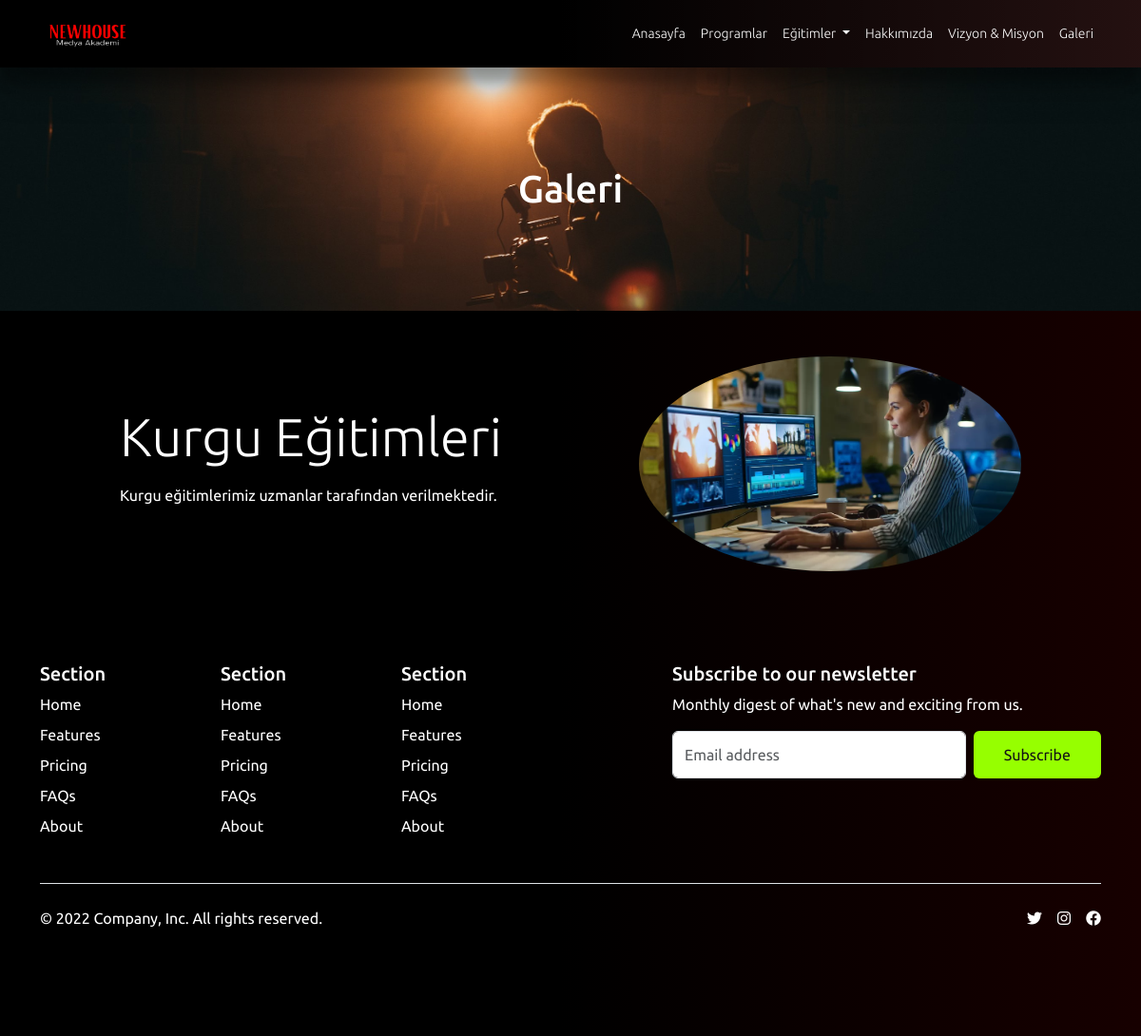
Page /galeri/ on the committed database.
### newApp/models.py (models this page shows, shortened)
class Galeri(models.Model):
    isim = models.CharField(max_length=100)
    resim = models.ImageField(upload_to="galeri/", blank=True, null=True)
    sira = models.IntegerField(default=0)
    aciklama = RichTextField(verbose_name="Açıklama", blank=True, null=True)
    class Meta:
        ordering = ["sira"]
        verbose_name = "Galeri"
        verbose_name_plural = "Galeri"

### newApp/views.py (the view)
# urls.py: path('galeri/',galeri,name="galeri"),
def galeri(request):
    return render(request,'galeri.html')

### templates/galeri.html (shortened to what this page needs)
{% extends 'index.html' %}
{% block content %}
    <section class="about-section text-center" id="about">
        <div class="container px-4 px-lg-5">
            <div class="row gx-4 gx-lg-5 justify-content-center">
                <div class="col-lg-8">
                    <h2 class="text-white mb-4 mt-4 fs-1" data-aos="zoom-in"data-aos-duration="4000">Galeri</h2>
                </div>
            </div>
        </div>
    </section>
    <section class="galery">
        {% for galeri in galeri %}
        <div class="container px-5">
            <div class="row gx-5 align-items-center">
                <div class="col-lg-6 order-lg-2">
                    <div class="p-5"><img class="img-fluid rounded-circle" data-aos="fade-left"data-aos-duration="4000" src="{{galeri.resim.url}}" alt="..." /></div>
                </div>
                <div class="col-lg-6 order-lg-1">
                    <div class="p-5">
                        <h2 class="display-4"data-aos="fade-right"data-aos-duration="4000">{{galeri.isim}}</h2>
                        <p data-aos="fade-right"data-aos-duration="4000">{{galeri.aciklama|safe}}</p>
                    </div>
                </div>
            </div>
        </div>
        {% endfor %}
    </section>
{% endblock content %}

### static/css/style.css (style rules this page uses)
* { font-family: "Jost", sans-serif; font-family: "Ubuntu", sans-serif; }
.about-section { background: url("/static/img/pexels-kyle-loftus-3379942.jpg"), linear-gradient(90deg, rgb(0, 0, 0) 49%, rgba(255, 0, 0, 0.1853991597) 100%); background-position: center; background-size: cover; background-repeat: no-repeat; padding-top: 5rem; padding-bottom: 5rem; }
.galery { background: rgb(0, 0, 0); background: linear-gradient(90deg, rgb(0, 0, 0) 49%, #170000 100%); color: white; }

### rows in the picture
Galeri: resim (picture), isim "Kurgu Eğitimleri", aciklama "Kurgu eğitimlerimiz uzmanlar tarafından verilmektedir."
